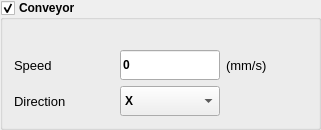
                    <widget class="QGroupBox" name="gbConveyorForTracking">
                     <property name="font">
                      <font>
                       <weight>75</weight>
                       <bold>true</bold>
                      </font>
                     </property>
                     <property name="title">
                      <string>Conveyor</string>
                     </property>
                     <property name="checkable">
                      <bool>true</bool>
                     </property>
                     <layout class="QGridLayout" name="gridLayout_16">
                      <property name="topMargin">
                       <number>30</number>
                      </property>
                      <item row="0" column="2">
                       <widget class="QLabel" name="label_49">
                        <property name="maximumSize">
                         <size>
                          <width>60</width>
                          <height>16777215</height>
                         </size>
                        </property>
                        <property name="font">
                         <font>
                          <pointsize>10</pointsize>
                          <weight>50</weight>
                          <bold>false</bold>
                          <kerning>true</kerning>
                         </font>
                        </property>
                        <property name="text">
                         <string>(mm/s)</string>
                        </property>
                       </widget>
                      </item>
                      <item row="0" column="0">
                       <widget class="QLabel" name="label_45">
                        <property name="minimumSize">
                         <size>
                          <width>100</width>
                          <height>0</height>
                         </size>
                        </property>
                        <property name="maximumSize">
                         <size>
                          <width>150</width>
                          <height>16777215</height>
                         </size>
                        </property>
                        <property name="font">
                         <font>
                          <pointsize>10</pointsize>
                          <weight>50</weight>
                          <bold>false</bold>
                          <kerning>true</kerning>
                         </font>
                        </property>
                        <property name="text">
                         <string>Speed</string>
                        </property>
                       </widget>
                      </item>
                      <item row="1" column="1">
                       <widget class="QComboBox" name="cbConveyorDirection">
                        <property name="minimumSize">
                         <size>
                          <width>0</width>
                          <height>30</height>
                         </size>
                        </property>
                        <property name="maximumSize">
                         <size>
                          <width>100</width>
                          <height>16777215</height>
                         </size>
                        </property>
                        <item>
                         <property name="text">
                          <string>X</string>
                         </property>
                        </item>
                        <item>
                         <property name="text">
                          <string>Y</string>
                         </property>
                        </item>
                       </widget>
                      </item>
                      <item row="0" column="1">
                       <widget class="QLineEdit" name="leConvenyorSpeed">
                        <property name="minimumSize">
                         <size>
                          <width>0</width>
                          <height>30</height>
                         </size>
                        </property>
                        <property name="maximumSize">
                         <size>
                          <width>100</width>
                          <height>16777215</height>
                         </size>
                        </property>
                        <property name="text">
                         <string>0</string>
                        </property>
                       </widget>
                      </item>
                      <item row="1" column="0">
                       <widget class="QLabel" name="label_47">
                        <property name="font">
                         <font>
                          <pointsize>10</pointsize>
                          <weight>50</weight>
                          <bold>false</bold>
                          <kerning>true</kerning>
                         </font>
                        </property>
                        <property name="text">
                         <string>Direction</string>
                        </property>
                       </widget>
                      </item>
                      <item row="0" column="3">
                       <spacer name="horizontalSpacer_11">
                        <property name="orientation">
                         <enum>Qt::Horizontal</enum>
                        </property>
                        <property name="sizeHint" stdset="0">
                         <size>
                          <width>40</width>
                          <height>20</height>
                         </size>
                        </property>
                       </spacer>
                      </item>
                     </layout>
                    </widget>
